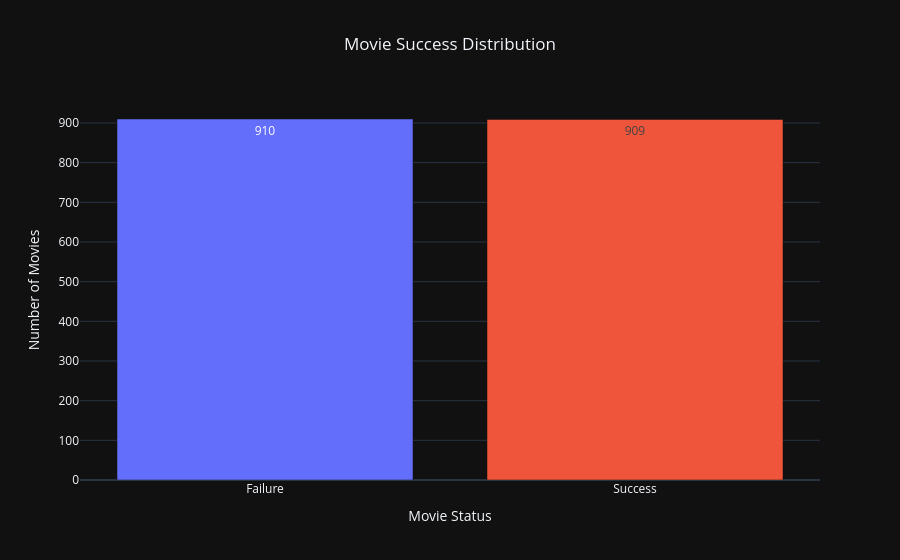

The notebook cell saved with this chart:
### Markdown cell above
## 1. Movie Success Distribution

This chart shows the number of successful and unsuccessful movies in the dataset.

### Code cell
import plotly.express as px

success_count = df["success"].value_counts().reset_index()
success_count.columns = ["Success", "Count"]

success_count["Success"] = success_count["Success"].replace({
    1: "Success",
    0: "Failure"
})

fig = px.bar(
    success_count,
    x="Success",
    y="Count",
    color="Success",
    text="Count",
    title="Movie Success Distribution"
)

fig.update_layout(
    template="plotly_dark",
    title_x=0.5,
    xaxis_title="Movie Status",
    yaxis_title="Number of Movies",
    showlegend=False
)

fig.show()

### Figure 1 — Plotly figure (JSON) as saved in the notebook; plotly's stock layout.template omitted (floating-point values rounded to 4 significant figures)
{"data": [{"hovertemplate": "Success=%{x}<br>Count=%{text}<extra></extra>", "legendgroup": "Failure", "marker": {"color": "#636efa", "pattern": {"shape": ""}}, "name": "Failure", "orientation": "v", "showlegend": true, "text": [910.0], "textposition": "auto", "type": "bar", "x": ["Failure"], "xaxis": "x", "y": [910], "yaxis": "y"}, {"hovertemplate": "Success=%{x}<br>Count=%{text}<extra></extra>", "legendgroup": "Success", "marker": {"color": "#EF553B", "pattern": {"shape": ""}}, "name": "Success", "orientation": "v", "showlegend": true, "text": [909.0], "textposition": "auto", "type": "bar", "x": ["Success"], "xaxis": "x", "y": [909], "yaxis": "y"}], "layout": {"barmode": "relative", "legend": {"title": {"text": "Success"}, "tracegroupgap": 0}, "showlegend": false, "title": {"text": "Movie Success Distribution", "x": 0.5}, "xaxis": {"anchor": "y", "categoryarray": ["Failure", "Success"], "categoryorder": "array", "domain": [0, 1], "title": {"text": "Movie Status"}}, "yaxis": {"anchor": "x", "domain": [0, 1], "title": {"text": "Number of Movies"}}}}
